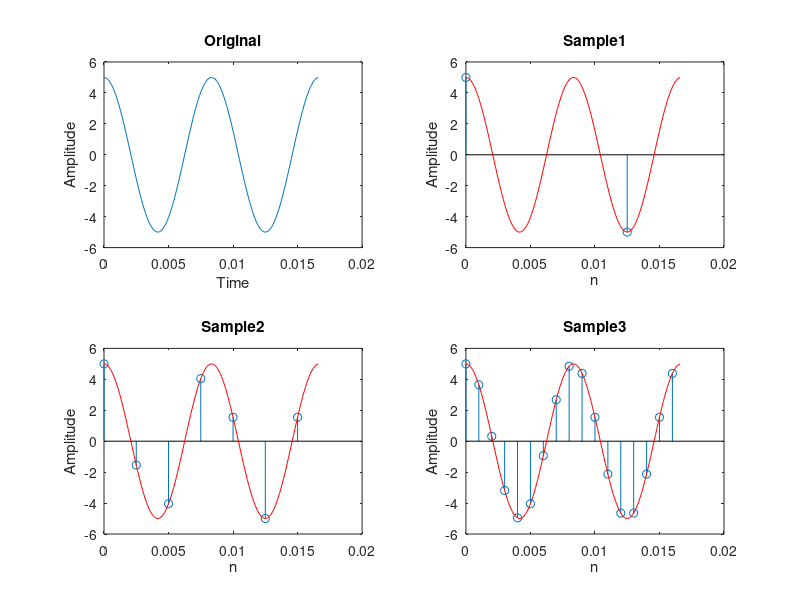

MATLAB code for this plot:
fm=120;
T=1/fm;
t=0:0.0001:2*T;
x=5*cos(2*fm*pi*t);
subplot(2,2,1);
plot(t,x);
xlabel('Time');
ylabel('Amplitude');
title('Original');
fs1=80;
fs2=400;
fs3=1000;
subplot(2,2,2);
n1=0:1/fs1:2*T;
y2=5.*cos(240*pi.*n1);
stem(n1,y2);
xlabel('n');
ylabel('Amplitude');
title('Sample1');
hold on;
plot(t,x,'r');
subplot(2,2,3);
n2=0:1/fs2:2*T;
y3=5.*cos(240*pi.*n2);
stem(n2,y3);
xlabel('n');
ylabel('Amplitude');
title('Sample2');
hold on;
plot(t,x,'r');
subplot(2,2,4);
n3=0:1/fs3:2*T;
y4=5.*cos(240*pi.*n3);
stem(n3,y4);
xlabel('n');
ylabel('Amplitude');
title('Sample3');
hold on;
plot(t,x,'r');
